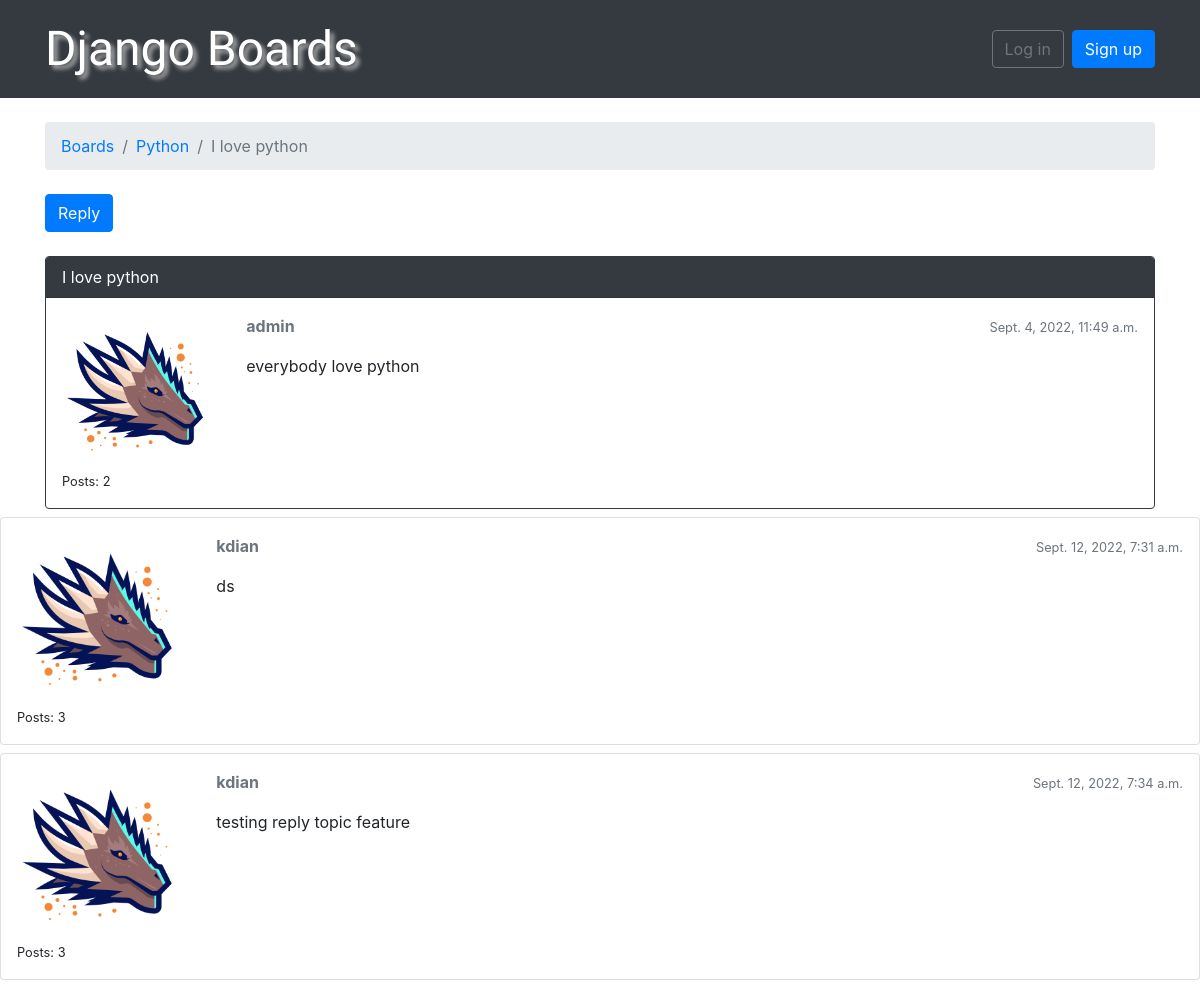
Before: /boards/2/topics/1/ with the older database file.
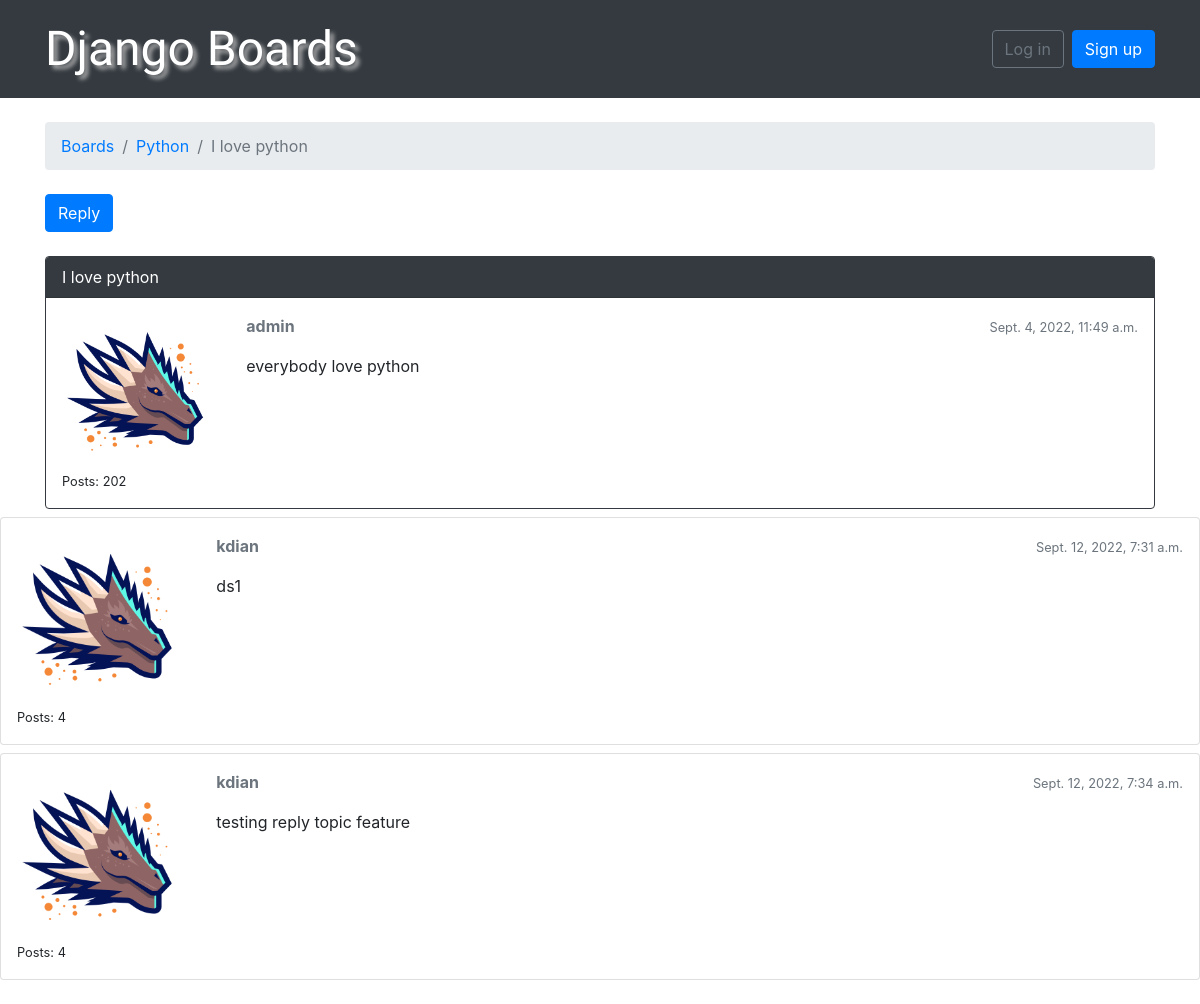
After: the same page with the newer database file.
### boards/models.py (models this page shows, shortened)
class Post(models.Model):
    message = models.TextField(max_length=4000)
    topic = models.ForeignKey(Topic, related_name='posts', on_delete=models.CASCADE)
    created_at = models.DateTimeField(auto_now_add=True)
    updated_at = models.DateTimeField(null=True)
    created_by = models.ForeignKey(User, related_name='posts', on_delete=models.CASCADE)
    updated_by = models.ForeignKey(User, null=True, related_name='+',on_delete=models.CASCADE)
    def get_message_as_markdown(self):
        return mark_safe(markdown(self.message, safe_mode='escape'))

### boards/views.py (the view)
# urls.py: re_path(r'^boards/(?P<pk>\d+)/topics/(?P<topic_pk>\d+)/$', views.PostListView.as_view(), name='topic_posts'),
class PostListView(ListView):
    model = Post
    context_object_name = 'posts'
    template_name = 'topic_posts.html'
    paginate_by = 20
    def get_context_data(self, **kwargs):
        session_key = 'viewed_topic_{}'.format(self.topic.pk)
        if not self.request.session.get(session_key, False):
            self.topic.views += 1
            self.topic.save()
            self.request.session[session_key] = True
        kwargs['topic'] = self.topic
        return super().get_context_data(**kwargs)
    def get_queryset(self):
        self.topic = get_object_or_404(Topic, board__pk=self.kwargs.get('pk'), pk=self.kwargs.get('topic_pk'))
        queryset = self.topic.posts.order_by('created_at')
        return queryset

### templates/topic_posts.html (shortened to what this page needs)
{% extends 'base.html' %}
{% load static %}
{% block breadcrumb %}
  <li class="breadcrumb-item"><a href="{% url 'home' %}">Boards</a></li>
  <li class="breadcrumb-item"><a href="{% url 'board_topics' topic.board.pk %}">{{ topic.board.name }}</a></li>
  <li class="breadcrumb-item active">{{ topic.subject }}</li>
{% endblock %}
{% block content %}
  <div class="mb-4">
    <a href="{% url 'reply_topic' topic.board.pk topic.pk %}" class="btn btn-primary" role="button">Reply</a>
  </div>
  {% for post in posts %}
    <div id="{{ post.pk }}" class="card {% if forloop.last %}mb-4{% else %}mb-2{% endif %} {% if forloop.first %}border-dark{% endif %}">
      {% if forloop.first %}
        <div class="card-header text-white bg-dark py-2 px-3">{{ topic.subject }}</div>
      {% endif %}
      <div class="card-body p-3">
        <div class="row">
          <div class="col-2">
            <img src="{% static 'img/avatar.png' %}" alt="{{ post.created_by.username }}" class="w-100">
            <small>Posts: {{ post.created_by.posts.count }}</small>
          </div>
          <div class="col-10">
            <div class="row mb-3">
              <div class="col-6">
                <strong class="text-muted">{{ post.created_by.username }}</strong>
              </div>
              <div class="col-6 text-right">
                <small class="text-muted">{{ post.created_at }}</small>
              </div>
            </div>
            {{ post.get_message_as_markdown }}
          </div>
        </div>
      </div>
    </div>
  </div>
  {% endfor %}
{% endblock %}

Changed rows visible on the page:
computed for Post "everybody love python": created_by.posts.count "2" → "202"
changed Post "Sept. 12, 2022, 7:31 a.m.": created_by.posts.count "3" → "4"; get_message_as_markdown "ds" → "ds1"
computed for Post "testing reply topic feature": created_by.posts.count "3" → "4"
